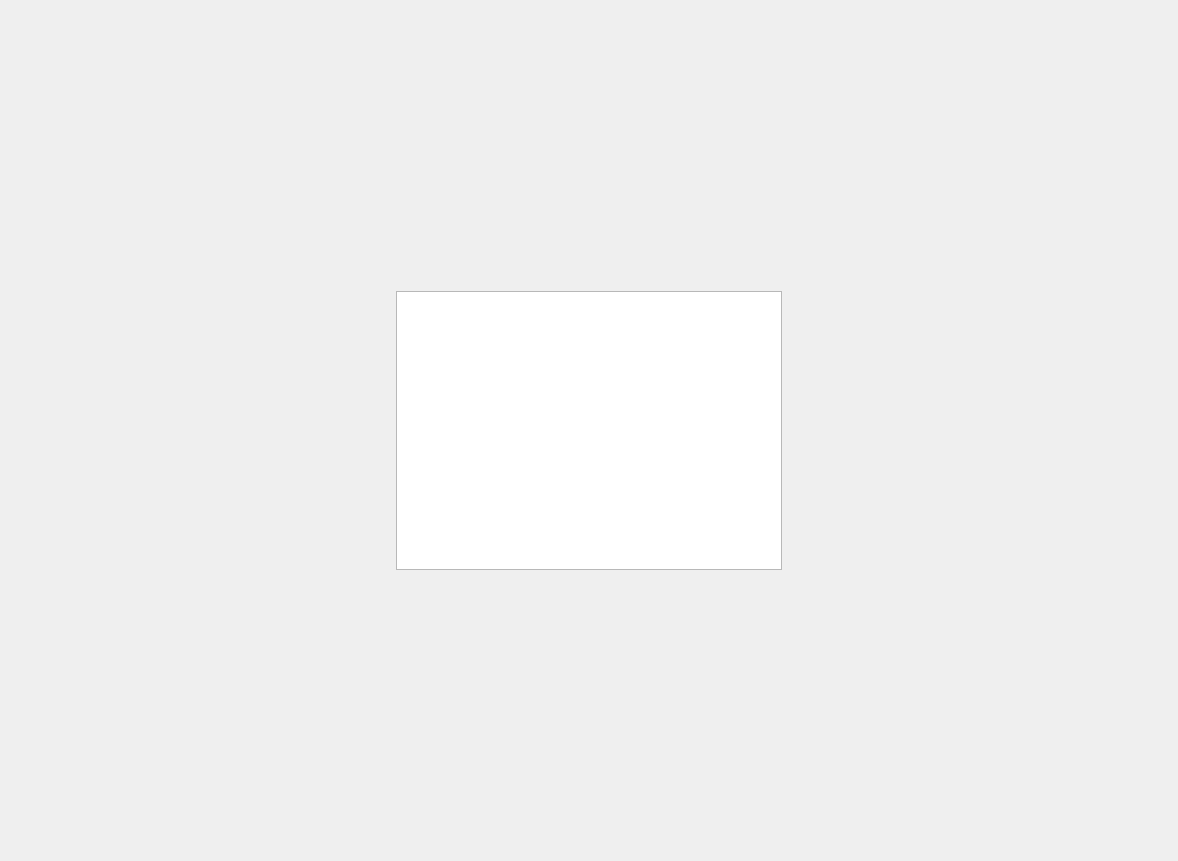
<?xml version="1.0" encoding="UTF-8"?>
<ui version="4.0">
 <class>Form</class>
 <widget class="QWidget" name="Form">
  <property name="geometry">
   <rect>
    <x>0</x>
    <y>0</y>
    <width>1178</width>
    <height>861</height>
   </rect>
  </property>
  <property name="windowTitle">
   <string>Form</string>
  </property>
  <layout class="QHBoxLayout" name="horizontalLayout_3">
   <item>
    <layout class="QVBoxLayout" name="verticalLayout_3">
     <item>
      <layout class="QVBoxLayout" name="verticalLayout">
       <item>
        <spacer name="verticalSpacer">
         <property name="orientation">
          <enum>Qt::Vertical</enum>
         </property>
         <property name="sizeHint" stdset="0">
          <size>
           <width>20</width>
           <height>40</height>
          </size>
         </property>
        </spacer>
       </item>
      </layout>
     </item>
     <item>
      <layout class="QGridLayout" name="gridLayout">
       <item row="0" column="0">
        <layout class="QHBoxLayout" name="horizontalLayout">
         <item>
          <spacer name="horizontalSpacer">
           <property name="orientation">
            <enum>Qt::Horizontal</enum>
           </property>
           <property name="sizeHint" stdset="0">
            <size>
             <width>40</width>
             <height>20</height>
            </size>
           </property>
          </spacer>
         </item>
        </layout>
       </item>
       <item row="0" column="1">
        <widget class="QTextBrowser" name="textBrowser"/>
       </item>
       <item row="0" column="2">
        <layout class="QHBoxLayout" name="horizontalLayout_2">
         <item>
          <spacer name="horizontalSpacer_2">
           <property name="orientation">
            <enum>Qt::Horizontal</enum>
           </property>
           <property name="sizeHint" stdset="0">
            <size>
             <width>40</width>
             <height>20</height>
            </size>
           </property>
          </spacer>
         </item>
        </layout>
       </item>
      </layout>
     </item>
     <item>
      <layout class="QVBoxLayout" name="verticalLayout_2">
       <item>
        <spacer name="verticalSpacer_2">
         <property name="orientation">
          <enum>Qt::Vertical</enum>
         </property>
         <property name="sizeHint" stdset="0">
          <size>
           <width>20</width>
           <height>40</height>
          </size>
         </property>
        </spacer>
       </item>
      </layout>
     </item>
    </layout>
   </item>
  </layout>
 </widget>
 <resources/>
 <connections/>
</ui>
